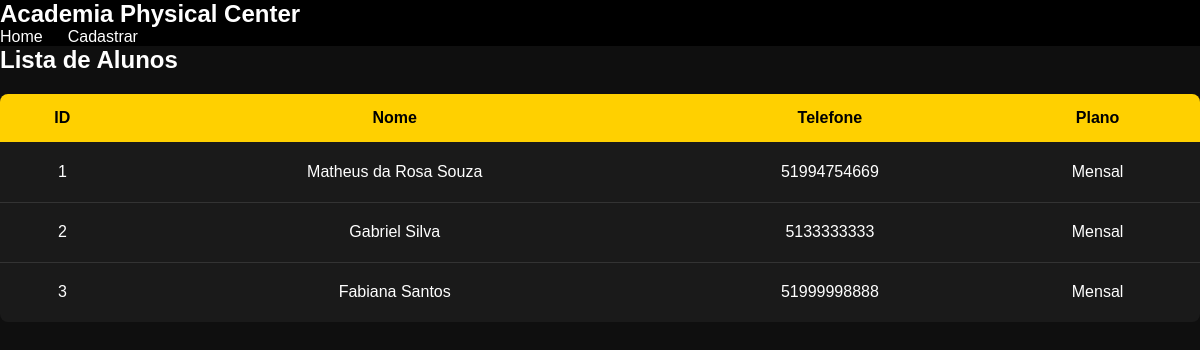
Before: /alunos.php with the older database file.
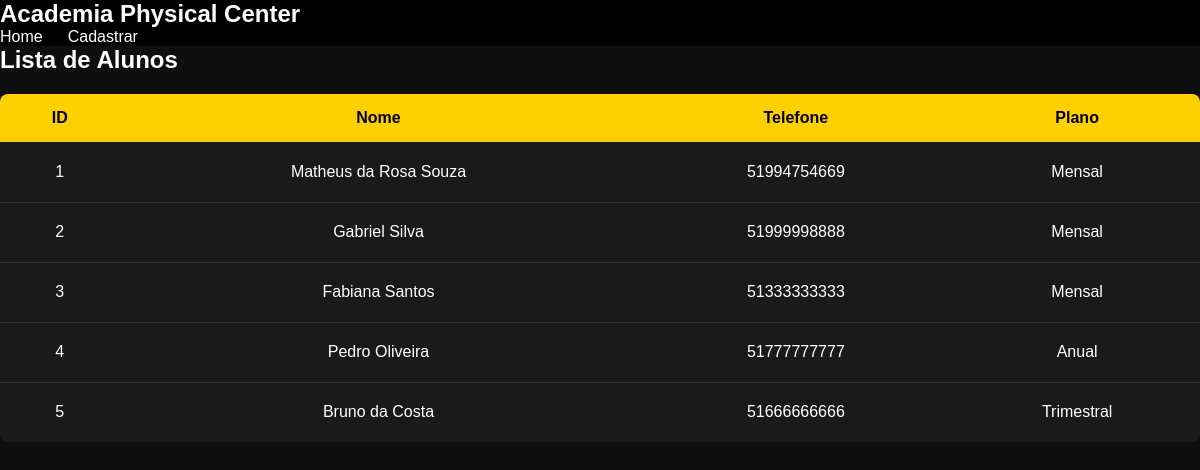
After: the same page with the newer database file.
### tables this page shows
CREATE TABLE usuarios (
            id INTEGER PRIMARY KEY AUTOINCREMENT,
            nome TEXT NOT NULL,
            email TEXT UNIQUE,
            senha TEXT,
            telefone TEXT,
            idade INTEGER,
            plano TEXT
        );

### alunos.php (the view, shortened to what this page needs)
<?php
require "database.php";
$sql = "
    SELECT id, nome, telefone, plano
    FROM usuarios
";
$stmt = $db->query($sql);
$usuarios = $stmt->fetchAll(PDO::FETCH_ASSOC);
?>
<!DOCTYPE html>
<html lang="pt-BR">
<head>
    <link rel="stylesheet" href="style.css">
</head>
<body>
<header>
    <h1>Academia Physical Center</h1>
    <nav>
        <a href="index.php">Home</a>
        <a href="cadastro.php">Cadastrar</a>
    </nav>
</header>
<div class="container">
    <h2>Lista de Alunos</h2>
    <table>
        <tr>
            <th>ID</th>
            <th>Nome</th>
            <th>Telefone</th>
            <th>Plano</th>
        </tr>
        <?php if (count($usuarios) > 0): ?>
            <?php foreach ($usuarios as $user): ?>
                <tr>
                    <td><?= htmlspecialchars($user['id']) ?></td>
                    <td><?= htmlspecialchars($user['nome']) ?></td>
                    <td><?= htmlspecialchars($user['telefone']) ?></td>
                    <td><?= htmlspecialchars($user['plano']) ?></td>
                </tr>
            <?php endforeach; ?>
        <?php endif; ?>
    </table>
</div>
</body>
</html>

### style.css (style rules this page uses)
* { margin: 0; padding: 0; box-sizing: border-box; font-family: Arial, Helvetica, sans-serif; }
body { background: #0f0f0f; color: white; }
header { width: 100%; background: #000; }
header h1 { font-size: 24px; }
nav { display: flex; gap: 25px; }
nav a { color: white; text-decoration: none; font-weight: 500; transition: 0.3s; }
table { width: 100%; border-collapse: collapse; margin-top: 20px; background: #1a1a1a; border-radius: 8px; overflow: hidden; }
th { background: #ffd000; color: black; padding: 15px; }
td { padding: 12px; text-align: center; border-bottom: 1px solid #333; height: 60px; }
tr:last-child td { border-bottom: none; }

Changed rows visible on the page:
changed usuarios "Gabriel Silva": telefone "5133333333" → "51999998888"
changed usuarios "Fabiana Santos": telefone "51999998888" → "51333333333"
added usuarios: id "4", nome "Pedro Oliveira", telefone "51777777777", plano "Anual"
added usuarios: id "5", nome "Bruno da Costa", telefone "51666666666", plano "Trimestral"
